Frame 1 (no input): blank canvas, image omitted
Frame 60 (the mouse pressed at the canvas centre just before this capture): blank canvas, image omitted
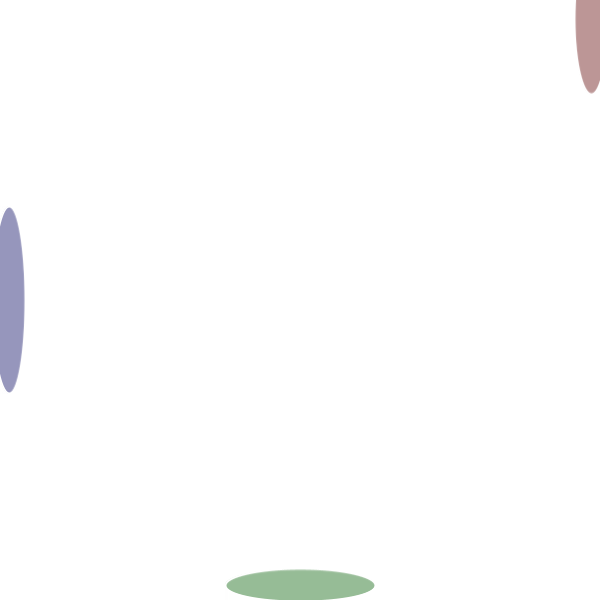
Frame 120 (the mouse held since frame 60 and released just before this capture)

The Processing sketch whose frames 1 and 60 were blank and that drew this single picture after the mouse press (run headless with seeded random() and noise(); from frame 60 on, the mouse is pressed at the canvas centre):

// Processing sketch: processing_184692
// ── processing_184692.pde

float cu1;
float cu2;
float cu3;

float alpha;

float s1;
boolean pr = false;

color c1;
color c2;
color c3;

float v1;
float v2;
float v3;
float v31;

int counter = 1;

float posicion1;
float posicion2;
float posicion3;
float posicion31;

void setup() {
  frameRate(90);
  size(600, 600);
  smooth();
  fill(c1);
  background(255);

  posicion1 = 0;
  posicion2 = height;
  posicion3 = width;
  posicion31 = 0;

  s1 = 33;

  v1 = 0.3;
  v2 = -0.5;
  v3 = -0.3;
  v31 = -0.7;
}

void draw () { 
  if (mousePressed) {
    if (pr == false) {
      pr = true;
      cu1 = mouseX/2;
      cu2 = mouseY/2;

      alpha = (cu1+cu2+cu3)/3;

      cu3 = cu1+cu2/4;

      c1 = color(cu1, cu2, cu3, alpha);
      c2 = color(cu2, cu3, cu1, alpha);
      c3 = color(cu3, cu1, cu2, alpha);

      if (posicion1 > width||posicion1 < 0) {
        v1 = v1 * (-1);
      }

      if (posicion2 > height||posicion2 < 0) {
        v2 = v2 * (-1);
      }

      if (posicion3 > width||posicion3 < 0) {
        v3 = v3 * (-1);
      }

      if (posicion31 > height||posicion31 < 0) {
        v31 = v31 * (-1);
      }

      fill(c1);

      posicion1 = posicion1 + v1;
      //noStroke();
      stroke(255);
      strokeWeight(1.75);

      ellipse(posicion1, height/2, s1, cu3);

      fill(c2);

      posicion2 = posicion2 + v2;
      //noStroke();
      ellipse(width/2, posicion2, cu2, s1);

      fill(c3);

      posicion3 = posicion3 + v3;
      posicion31 = posicion31 + v31;
      //noStroke();
      ellipse(posicion3, posicion31, s1, cu1);
    } 
    else {
      pr = false;
    }
  }
}


void mouseClicked() {
  if (counter == 1) {
    s1 = s1+55;
  } 
  else if (counter == 2) {
    s1 = s1+110;
  } 
  else if (counter == 3) {
    s1 = s1*(0.13);
  }
}
void mouseReleased() {
  counter++; // increase the counter
  if (counter == 4) {
    counter = 1;  // loop after 3
  }
  println(counter);
}
